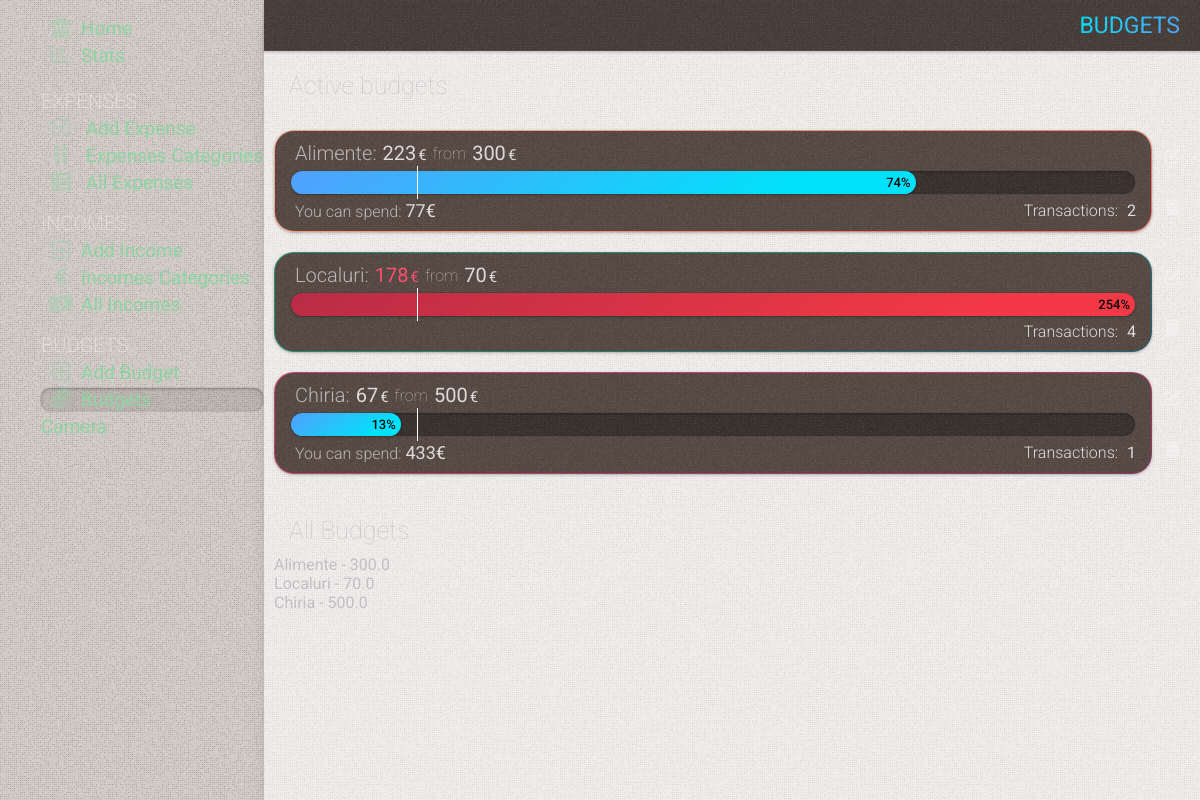
The page /budgets on the database as committed earlier.
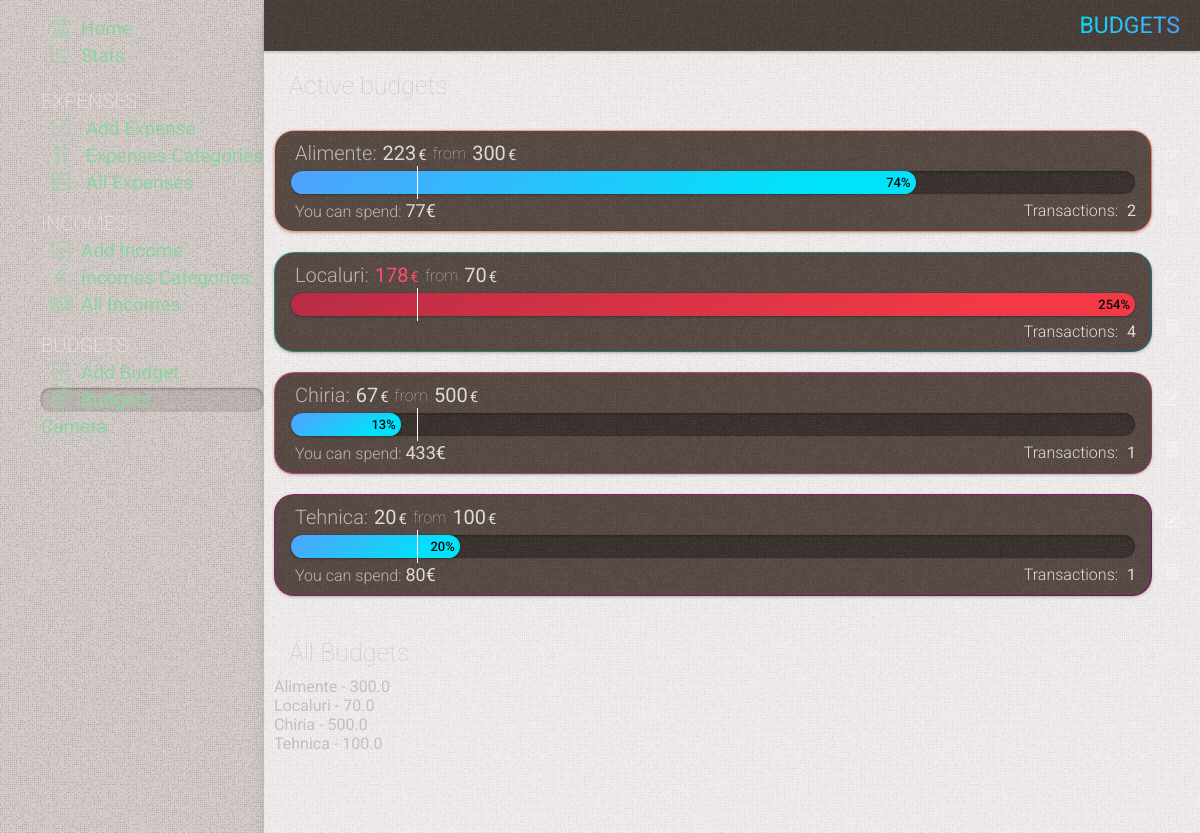
The same page on the database as committed later.
### tables this page shows
CREATE TABLE budget
(
    id       INTEGER PRIMARY KEY AUTOINCREMENT,
    amount   REAL    NOT NULL,
    category INTEGER NOT NULL

);

### app.py (the view)
@app.route('/budgets')
def budgets():
    conn = get_db_connection()
    budgets2 = conn.execute(
        "SELECT SUM(sum) as su, "
        "budget.id as bid, "
        "categories.name as categor, "
        "categories.color as color, "
        "budget.amount as amount, "
        "COUNT(sum) as cnt "
        "FROM  expenses "
        "LEFT JOIN categories on categories.id = expenses.category "
        "LEFT JOIN budget on categories.id = budget.category "
        "WHERE strftime('%m.%Y', date) = strftime('%m.%Y','now') and amount != '' "
        "GROUP BY bid"
    ).fetchall()
    all_budgets = conn.execute(
        "SELECT  "
        "budget.id as bid, "
        "categories.name as categor, "
        "categories.color as color, "
        "budget.amount as amount "
        "FROM budget "
        "LEFT JOIN categories on categories.id = budget.category "
        "GROUP BY bid"
    ).fetchall()
    conn.close()
    now = datetime.now()
    days_in_month = calendar.monthrange(now.year, now.month)[1]
    current_day = datetime.now().day
    return render_template('budgets.html', title='Budgets', budgets2=budgets2, all_budgets=all_budgets,
                           gradient='text-gradient-blue', days_in_month=days_in_month, current_day=current_day)

### app.py (called while the page is built)
def get_db_connection():
    conn = sqlite3.connect('static/database.db')
    conn.row_factory = sqlite3.Row
    return conn

### templates/budgets.html (shortened to what this page needs)
{% extends 'base.html' %} {% block content %}
	<div class="page_title {{ gradient }}" >
		<span >{% block title %} {{ title }} {% endblock %}</span >
	</div >
	<div class="content" >
		<div class=" cards flex-1 mx-auto" >
			<div class="subtitle2" >Active budgets</div >
			<div class="budgets " >
				{% for su, bid, categor, color, amount, cnt in budgets2 %}
					<div class="flex mt-20" >
						<div class="budget-wrap  {{ color }}" >
							<div class="budget-wrap-span" >
								{% set per = su * 100 / amount %}
								{% set today = current_day * 100 / days_in_month %}
								<div class="budget-header subtitle2" >
									<div class="budget-title" >{{ categor }}:</div >
									<div class="budget-su {% if per > 100 %} over{% endif %}
									{% if 75 < per < 100 %} startover{% endif %}" >{{ su|int }} <span >&euro;</span ></div >
									<div class="budget-from" >from</div >
									<div class="budget-amount" >{{ amount|int }}<span >&euro;</span ></div >
								</div >
								<div class="budget-progress" >
									<div class="progress
									{% if per > 100 %} over{% endif %}
									" style="width:{{ per|int }}%" >{{ per|int }}%
									</div >
									<div class="budget-progress-hide" >
									</div >
								</div >
								<div class="flex items-center flex-wrap" >
									<div class="budget-can-spend mt-5 ml-5" >
										{% set remained = amount - su %}
										{% if remained > 0 %}You can spend: <strong >{{ remained|int }}&euro;</strong > {% endif %}
									</div >
									<div class="budget-transactions ml-auto" >Transactions: <strong > {{ cnt }}</strong ></div >
								</div >
							</div >
						</div >
						<div class="btns-ac" >
							<a class="btn-ac" href="/edit_budget/{{ bid }}" ><i class="fa-solid fa-pen-to-square" ></i ></a >
							<form action="{{ url_for('delete_budget', id=bid) }}" method="POST" >
								<button type="submit" class="btn-ac" ><i class="fa-solid fa-trash-can" ></i ></button >
							</form >
						</div >
					</div >
				{% endfor %}
			</div >
			<div class="subtitle2 mt-42" >All Budgets</div >
			<div class="all-budgets" >
				{% for bid, categor, color, amount in all_budgets %}
					<div class="all-budgets-item" >
						{{ categor }} - {{ amount }}
					</div >
				{% endfor %}
			</div >
		</div >
	</div >
{% endblock %}

### templates/base.html (shortened to what this page needs)
<!DOCTYPE html>
<html lang="en" class="dark-theme" >
<head >
	<link rel="stylesheet" href="{{ url_for('static', filename= 'css/splide.min.css') }}" />
	<link rel="stylesheet" href="https://cdnjs.cloudflare.com/ajax/libs/font-awesome/6.0.0-beta3/css/all.min.css" />
	<link rel="stylesheet" href="{{ url_for('static', filename= 'css/mmenu.css') }}" />
	<link rel="stylesheet" href="{{ url_for('static', filename= 'css/styles.css') }}" />
</head >
<body class="w-full flex flex-col" >
<div class="flex container w-full h-full flex-1" >
	<nav id="menu" >
		<ul class="list-menu" >
			<li {% if request.path == '/' %} class="active" {% endif %}><a href="{{ url_for('index') }}" ><i
					class="fa-solid fa-bank" ></i >Home</a ></li >
			<li class="list-stats {% if request.path == '/stats' %} active {% endif %}" ><a href="{{ url_for('stats') }}" ><i
					class="fa-regular fa-chart-bar" ></i >Stats</a >
			</li >
			<li class="list-title mt-20" ><span >Expenses</span >
			<li class="list-expense {% if request.path == '/add' %} active {% endif %}" ><a href="{{ url_for('add') }}" >
				<i class="fa fa-regular fa-square-minus" ></i >
				Add Expense</a >
			</li >
			<li class="list-expense {% if request.path == '/categories' or title == 'Edit Category' or title == 'Edit Subcategory' %} active {% endif %}" >
				<a href="{{ url_for('categories') }}" >
					<i class="fa fa-grip-vertical" ></i >
					Expenses Categories</a >
			</li >
			<li class="list-expense {% if request.path == '/all-expenses' %} active {% endif %}" >
				<a href="{{ url_for('all_expenses') }}" >
					<i class="fa fa-solid fa-table-list" ></i >
					All Expenses</a >
			</li >
			</li >
			<li class="list-title" ><span >Incomes</span >
			<li class="list-income {% if request.path == '/add_income' %} active {% endif %}" ><a
					href="{{ url_for('add_income') }}" ><i class="fa fa-regular fa-square-plus" ></i >Add
																																														Income</a >
			</li >
			<li class="list-income {% if request.path == '/categories_income' or title == 'Edit Category Income' %} active {% endif %}" >
				<a href="{{ url_for('categories_income') }}" ><i class="fa fa-solid fa-euro-sign" ></i >Incomes
																																																Categories</a >
			</li >
			<li class="list-income {% if request.path == '/incomes' %} active {% endif %}" ><a
					href="{{ url_for('incomes') }}" ><i class="fa fa-solid fa-money-bill-1-wave" ></i >All
																																														 Incomes</a >
			</li >
			</li >
			<li class="list-title" ><span >Budgets</span >
			<li class="list-budget {% if request.path == '/add_budget' %} active {% endif %}" ><a
					href="{{ url_for('add_budget') }}" ><i class="fa fa-regular fa-square-plus" ></i >Add
																																														Budget</a >
			</li >
			<li class="list-budget {% if request.path == '/budgets' or title == 'Edit Budget' %} active {% endif %}" ><a
					href="{{ url_for('budgets') }}" ><i class="fa-solid fa-coins" ></i >Budgets</a ></li >
			</li >
			<li class="list-budget" ><a href="{{ url_for('test') }}" >Camera</a ></li >
		</ul >
	</nav >
	<div class="right-container overflow--hidden flex-1 " >
		{% block content %} {% endblock %}
	</div >
</div >
<link rel="stylesheet" href="https://cdn.jsdelivr.net/npm/flatpickr/dist/flatpickr.min.css" >
</body >
</html >

### static/css/mmenu.css (style rules this page uses)
:root { --mm-line-height: 20px; --mm-listitem-size: 38px; --mm-navbar-size: 44px; --mm-offset-top: 0; --mm-offset-right: 0; --mm-offset-bottom: 0; --mm-offset-left: 0; --mm-color-border: rgba(0, 0, 0, 0.1); --mm-color-button: rgba(0, 0, 0, 0.3); --mm-color-text: rgba(0, 0, 0, 0.75); --mm-color-text-dimmed: rgba(0, 0, 0, 0.3); --mm-color-background: #f3f3f3; --mm-color-background-highlight: rgba(0, 0, 0, 0.05); --mm-color-background-emphasis: rgba(255, 255, 255, 0.4); --mm-shadow: 0 0 10px rgba(0, 0, 0, 0.3) }
:root { --mm-iconbar-size: 50px }
:root { --mm-iconpanel-size: 50px }
:root { --mm-sidebar-collapsed-size: 50px; --mm-sidebar-expanded-size: 440px }

Rows that differ between the two databases and show on the page:
added budget: categor "Tehnica", su "20", amount "100", per "20", remained "80", cnt "1", amount "100.0"
